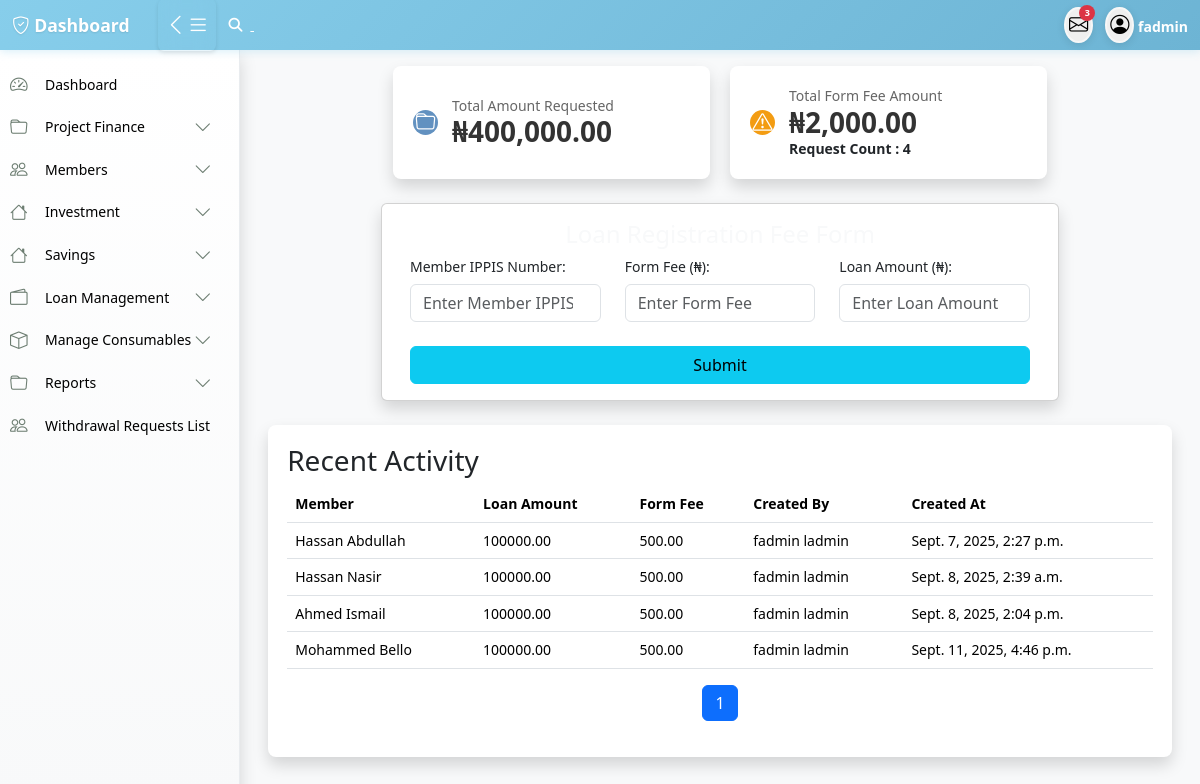
Screenshot of /loan_fee (signed in) with the database file from the repository.
### accounts/models.py (models this page shows, shortened)
class User(AbstractUser):
    first_name = models.CharField(max_length=100)
    last_name = models.CharField(max_length=100)
    other_name = models.CharField(max_length=100,blank=True,null=True)
    date_of_birth = models.DateField(blank=True,null=True)
    username = models.CharField(max_length=100, unique=True)
    savings = models.IntegerField(blank=True,null=True)
    account_type = models.CharField(max_length=100,blank=True,null=True)
    department = models.CharField(max_length=100)
    unit = models.CharField(max_length=100,blank=True,null=True)
    gender = models.ForeignKey(Gender, on_delete=models.CASCADE, blank=True, null=True)
    group = models.ForeignKey(UserGroup, on_delete=models.CASCADE, blank=True, null=True)
    marital_status = models.ForeignKey(MaritalStatus,on_delete=models.SET_NULL, null=True, blank=True)
    religion = models.ForeignKey(Religion, on_delete=models.SET_NULL, null=True, blank=True,)
    passport = models.ImageField(upload_to='passport', blank=True, null=True)
    phone1 = models.CharField(max_length=15,null=True, blank=True)
    phone2 = models.CharField(max_length=15, null=True, blank=True)
    email = models.EmailField(blank=True, null=True)
    member_number = models.CharField(max_length=100)

class Member(models.Model):
    member = models.OneToOneField(User, on_delete=models.CASCADE, null=True, blank=True,related_name='member')
    ippis = models.IntegerField(unique=True)  # Required and unique
    total_savings = models.DecimalField(max_digits=12, decimal_places=2, blank=True, null=True)

### loan/models.py (models this page shows, shortened)
class LoanRequestFee(models.Model):
    member = models.ForeignKey(Member, on_delete=models.CASCADE)
    form_fee = models.DecimalField(max_digits=10, decimal_places=2)
    loan_amount = models.DecimalField(max_digits=10, decimal_places=2)
    created_by = models.ForeignKey(settings.AUTH_USER_MODEL,on_delete=models.CASCADE, blank=True,null=True)
    created_at = models.DateTimeField(auto_now_add=True)

### loan/views.py (the view, shortened to what this page needs)
# urls.py: path('loan_fee',views.loan_fee,name="loan_fee"),
def loan_fee(request):
    loan = LoanRequestFee.objects.aggregate(total=Sum('loan_amount'))['total'] or 0
    fee = LoanRequestFee.objects.aggregate(total=Sum('form_fee'))['total'] or 0
    loan_req_form = LoanRequestFee.objects.count()
    members = LoanRequestFee.objects.select_related('member')
    page_number = request.GET.get('page')
    paginator = Paginator(members, 100)
    page_obj = paginator.get_page(page_number)
    context = {
        "fee": fee,
        "loan": loan,
        "loan_req_form": loan_req_form,
        "members": members,
        "page_obj": page_obj,
    }
    return render(request, "loan/loan_fee.html", context)

### templates/loan/loan_fee.html (shortened to what this page needs)
{% extends 'base/base.html' %}
{% load humanize %}
{% block content %}
  <div class="container col-md-9">
    <div class="stats-grid">
      <div class="stat-card shadow">
        <div class="stat-icon bg-primary">
          <i class="bi bi-folder"></i>
        </div>
        <div class="stat-content">
          <p>Total Amount Requested</p>
          <h3>₦{{ loan|floatformat:2|intcomma }}</h3>
        </div>
      </div>
      <div class="stat-card shadow">
        <div class="stat-icon bg-warning">
          <i class="bi bi-exclamation-triangle"></i>
        </div>
        <div class="stat-content">
          <p>Total Form Fee Amount</p>
          <h3>₦{{ fee|floatformat:2|intcomma }}</h3>
          <b>Request Count : {{ loan_req_form }}</b>
        </div>
      </div>
    </div>
    <div class="row mt-4 mb-4">
      <div class="card col-md-12 shadow">
        <div class="card-body">
          <h4 class="text-center text-light">Loan Registration Fee Form</h4>
          <form method="post">
            <div class="row">
              <div class="col-md-4">
                <label for="member_ippis" class="form-label">Member IPPIS Number:</label>
                <input type="number" class="form-control" id="member_ippis" name="ippis" placeholder="Enter Member IPPIS" required />
              </div>
              <div class="col-md-4">
                <label for="form_fee" class="form-label">Form Fee (₦):</label>
                <input type="number" step="0.01" class="form-control" id="form_fee" name="form_fee" placeholder="Enter Form Fee" required />
              </div>
              <div class="col-md-4">
                <label for="loan_amount" class="form-label">Loan Amount (₦):</label>
                <input type="number" step="0.01" class="form-control" id="loan_amount" name="loan_amount" placeholder="Enter Loan Amount" required />
              </div>
            </div>
            <div class="d-grid">
              <button class="btn btn-info mt-4" type="submit">Submit</button>
            </div>
          </form>
        </div>
      </div>
    </div>
  </div>
   <div class="content-card shadow">
        <h3>Recent Activity</h3>
        <div class="table-responsive">
            <table class="table table-hover">
                <thead>
                    <tr>
                        <th>Member</th>
                        <th>Loan Amount</th>
                        <th>Form Fee</th>
                        <th>Created By</th>
                        <th>Created At</th>
                    </tr>
                </thead>
                <tbody>
                    {% for m in members %}
                        <tr>
                            <td>{{ m.member.member.first_name }} {{ m.member.member.last_name }}</td>
                            <td> {{m.loan_amount}}</td>
                            <td> {{m.form_fee}}</td>
                            <td> {{m.created_by.first_name}} {{m.created_by.last_name}}</td>
                            <td> {{m.created_at}}</td>
                        </tr>
                    {% endfor %}
                </tbody>
            </table>
        </div>
              <nav aria-label="Page navigation" class="d-flex justify-content-center">
    <ul class="pagination">
        {% for num in page_obj.paginator.page_range %}
            {% if page_obj.number == num %}
                <li class="page-item active" aria-current="page">
                    <a class="page-link" href="#">{{ num }}</a>
                </li>
            {% else %}
                <li class="page-item">
                    <a class="page-link" href="?page={{ num }}">{{ num }}</a>
                </li>
            {% endif %}
        {% endfor %}
    </ul>
</nav>
    </div>
{% endblock %}

### templates/include/navbar.html (shortened to what this page needs)
<nav class="navbar">
    <div class="navbar-content">
        <div class="navbar-left">
            <a href="" class="navbar-brand">
                <i class="bi bi-shield-check"></i> Dashboard
            </a>
            <button class="toggle-btn desktop-toggle" id="desktopToggle" aria-label="Toggle sidebar">
                <i class="bi bi-list" id="toggleIcon"></i>
                <i class="bi bi-list" id="toggleIcon"></i>
            </button>
              {% if user.is_authenticated and user.group.title == 'admin' or user.group.title == 'staff' %}
           <a href="#" class="text-white" data-bs-toggle="modal" data-bs-target="#inputPopupModal">
            <i class="fa fa-search me-lg-2"></i>
            {% endif %}
    </a>
        </div>
        <div class="navbar-right">
           <div class="dropdown profile-dropdown">
               <button class="profile-btn" data-bs-toggle="dropdown" aria-label="Messages" title="Messages">
                   <i class="bi bi-envelope"></i>
                   <span class="badge">3</span>
               </button>
           </div>
            <div class="dropdown profile-dropdown">
                <button class="profile-btn" data-bs-toggle="dropdown" aria-label="Profile menu" title="Profile">
                    <i class="bi bi-person-circle"></i>
                </button>
                <b class="text-white "data-bs-toggle="dropdown" aria-label="Profile menu" style="cursor: pointer;">{{request.user.first_name}}</b>
            </div>
        </div>
    </div>
</nav>

### static/css/style.css (style rules this page uses)
:root { --sidebar-width: 240px; --sidebar-collapsed-width: 60px; --navbar-height: 50px; --primary-color: #cacadb; --primary-color: #5d5d81; --secondary-color: #4b4b6c; --accent-color: rgb(98, 145, 192); --success-color: #27ae60; --warning-color: #f39c12; --danger-color: #e74c3c; }
* { box-sizing: border-box; }
body { font-family: 'Segoe UI', Tahoma, Geneva, Verdana, sans-serif; background-color: #f8f9fa; margin: 0; padding: 0; font-size: 14px; line-height: 1.4; }
.navbar { position: fixed; top: 0; left: 0; right: 0; height: var(--navbar-height); background: linear-gradient(135deg, #87ceeb 0%, #6db4d4 100%); box-shadow: 0 2px 8px rgba(135, 206, 235, 0.3); z-index: 1050; padding: 0 0.75rem; }
.navbar-content { display: flex; align-items: center; justify-content: space-between; width: 100%; height: 100%; }
.navbar-left { display: flex; align-items: center; gap: 0.75rem; }
.navbar-right { display: flex; align-items: center; gap: 0.75rem; }
.toggle-btn { background:transparent; border: 2px solid transparent; border-radius: 6px; padding: 8px 5px; cursor: pointer; transition: all 0.3s ease; color: #ffffff; display: flex; align-items: center; justify-content: center; font-size: 1.4rem; backdrop-filter: blur(10px); box-shadow: 0 2px 4px rgba(0,0,0,0.1); font-weight: bold; }
.navbar-brand { font-weight: 700; color: #ffffff; text-decoration: none; font-size: 1.1rem; transition: color 0.3s ease; text-shadow: 0 1px 2px rgba(0,0,0,0.1); }
.profile-btn { border: 2px solid rgba(255, 255, 255, 0.5); padding: 3px; cursor: pointer; border-radius: 50%; transition: all 0.3s ease; position: relative; font-size: 1.2rem; backdrop-filter: blur(10px); box-shadow: 0 2px 8px rgba(0,0,0,0.1); }
.badge { position: absolute; top: -4px; right: -4px; background: #dc3545; color: white; border-radius: 50%; width: 16px; height: 16px; font-size: 9px; display: flex; align-items: center; justify-content: center; font-weight: 600; }
.profile-dropdown { position: relative; }
.content-card { background: white; border-radius: 8px; padding: 1.2rem; box-shadow: 0 1px 6px rgba(0,0,0,0.1); margin-bottom: 1.5rem; }
.stats-grid { display: grid; grid-template-columns: repeat(auto-fit, minmax(220px, 1fr)); gap: 1.25rem; margin-bottom: 1.5rem; }
.stat-card { background: white; border-radius: 8px; padding: 1.25rem; box-shadow: 0 2px 6px rgba(0,0,0,0.1); display: flex; align-items: center; transition: transform 0.3s ease; }
.stat-icon { width: 25px; height: 25px; border-radius: 50%; display: flex; align-items: center; justify-content: center; margin-right: 0.875rem; font-size: 1.25rem; color: white; flex-shrink: 0; }
.stat-content h3 { margin: 0; font-size: 1.75rem; font-weight: 600; color: #333; }
.stat-content p { margin: 0; color: #666; font-size: 0.875rem; }
.bg-primary { background: var(--accent-color) !important; }
.bg-warning { background: var(--warning-color) !important; }

### rows the page displays
User: user.first_name "fadmin"
LoanRequestFee: member.member.first_name "Hassan", member.member.last_name "Abdullah", loan_amount "100000.00", form_fee "500.00", created_by.first_name "fadmin", created_by.last_name "ladmin", created_at "Sept. 7, 2025, 2:27 p.m."
LoanRequestFee: member.member.first_name "Hassan", member.member.last_name "Nasir", loan_amount "100000.00", form_fee "500.00", created_by.first_name "fadmin", created_by.last_name "ladmin", created_at "Sept. 8, 2025, 2:39 a.m."
LoanRequestFee: member.member.first_name "Ahmed", member.member.last_name "Ismail", loan_amount "100000.00", form_fee "500.00", created_by.first_name "fadmin", created_by.last_name "ladmin", created_at "Sept. 8, 2025, 2:04 p.m."
LoanRequestFee: member.member.first_name "Mohammed", member.member.last_name "Bello", loan_amount "100000.00", form_fee "500.00", created_by.first_name "fadmin", created_by.last_name "ladmin", created_at "Sept. 11, 2025, 4:46 p.m."

### other values shown
{{ loan|floatformat:2|intcomma }} "400,000.00"
{{ fee|floatformat:2|intcomma }} "2,000.00"
{{ loan_req_form }} "4"
{{ num }} "1"
